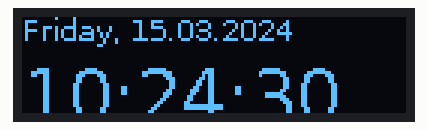
This program was run on a simulated Raspberry Pi (BCM pin numbers). Shown: 128×32 one-colour display. The clock reads 2024-03-15 10:24:30 at power-on unless the program sets it.

Above: at 0.1 s.
At 4.2 s:
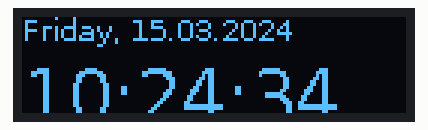
At 9.2 s:
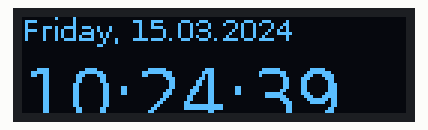
At 19.1 s:
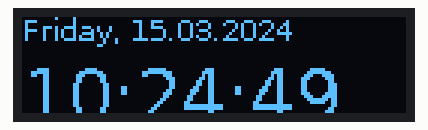
At 28.2 s:
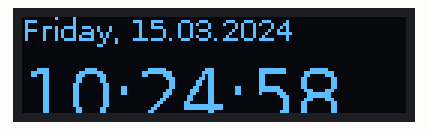
At 38.1 s:
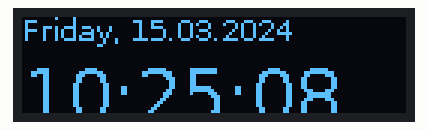

Measured:
- what the display in image 0 shows lasts 1.0 s, from 0.1 s to 1.1 s

The program:

clock.py
```python
# Display clock for OLED 0.91 display in format
# Friday, 06.10.2023
# 20:38:42

import time
import subprocess
from board import SCL, SDA
import busio
from PIL import Image, ImageDraw, ImageFont
import adafruit_ssd1306

i2c = busio.I2C(SCL, SDA)
disp = adafruit_ssd1306.SSD1306_I2C(128, 32, i2c)

disp.fill(0)
disp.show()

width = disp.width
height = disp.height
image = Image.new("1", (width, height))

draw = ImageDraw.Draw(image)
draw.rectangle((0, 0, width, height), outline=0, fill=0)
padding = -2
top = padding
bottom = height - padding
x = 0

font = ImageFont.truetype("/usr/share/fonts/truetype/dejavu/DejaVuSans.ttf", 10)
font2 = ImageFont.truetype("/usr/share/fonts/truetype/dejavu/DejaVuSans.ttf", 24)

while True:
    draw.rectangle((0, 0, width, height), outline=0, fill=0)

    current_time = time.strftime("%A, %d.%m.%Y")
    draw.text((x, top + 0), current_time, font=font, fill=255)

    text = time.strftime("%X")
    draw.text((0, 12), text, font=font2, fill=255)

    disp.image(image)
    disp.show()
    time.sleep(0.1)
```
